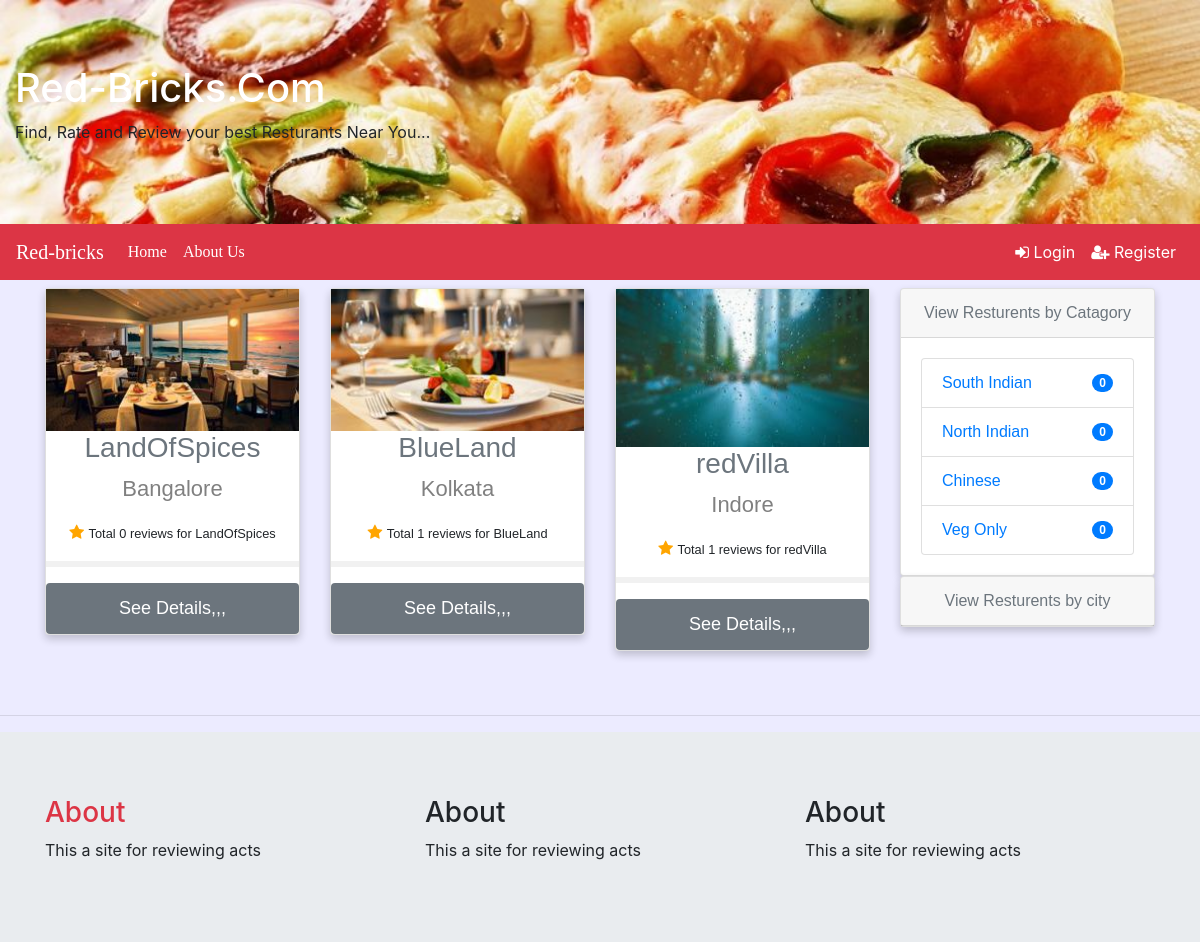
The app's page /, older data.
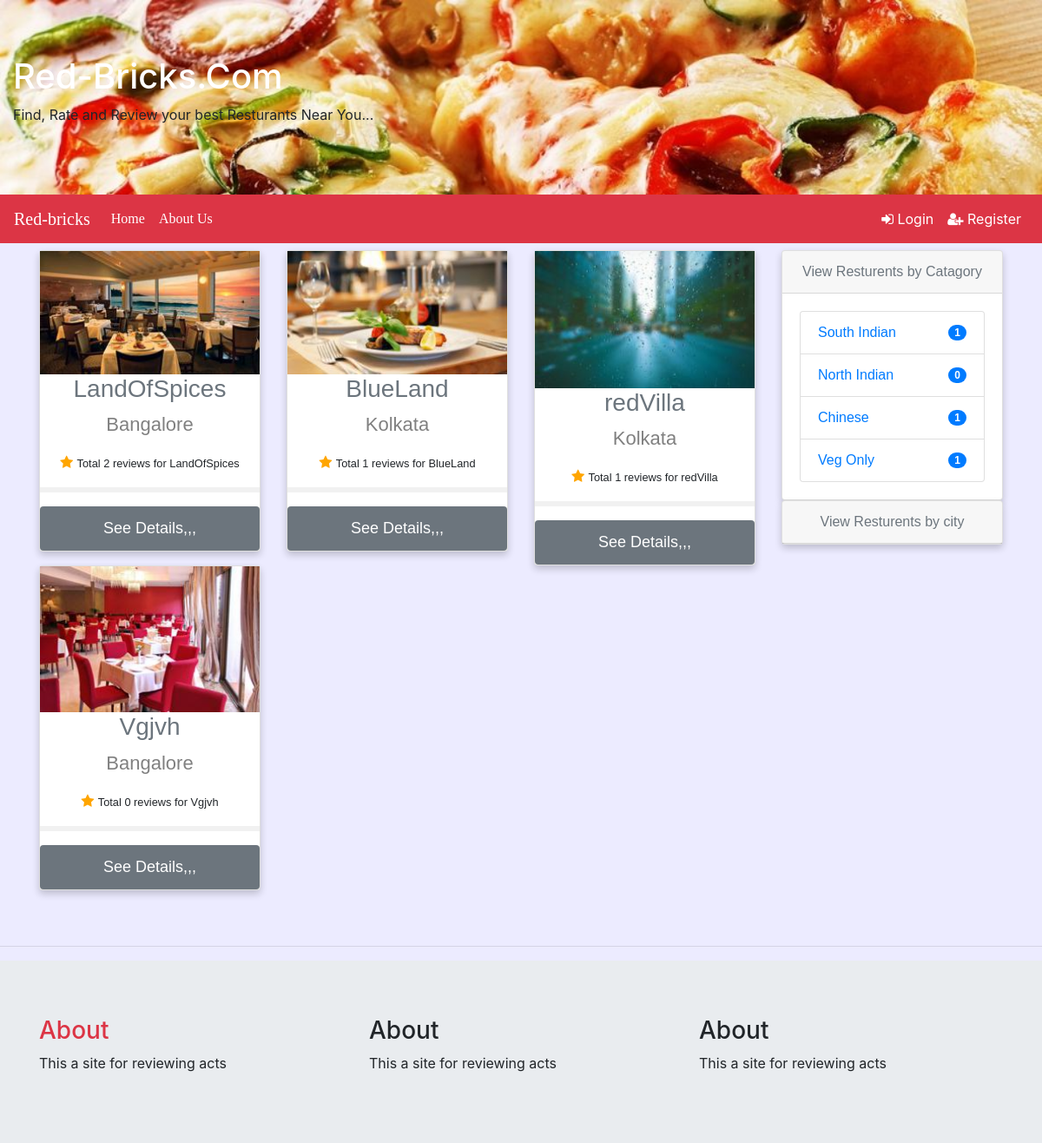
The same page, newer data.
### redbricks/models.py (models this page shows, shortened)
class Restaurants(models.Model):
    category = models.CharField(max_length=20, choices=categories, default='Veg Only')
    contact_no = models.CharField(max_length=13)
    address = models.CharField(max_length=100)
    city = models.CharField(max_length=20,choices=city_names, default='Bangalore')
    res_name = models.CharField(max_length=40)
    restaurant_pic = models.ImageField(upload_to='restaurant_pic', default='default.jpg')

### redbricks/views.py (the view)
# urls.py: 2. Add a URL to urlpatterns:  path('', views.home, name='home')
def home(request):
    restaurants = Restaurants.objects.all()
    res_kol = Restaurants.objects.filter(city='Kolkata')
    res_blr = Restaurants.objects.filter(city='Bangalore')
    res_chn = Restaurants.objects.filter(city='Chennai')
    res_dlh = Restaurants.objects.filter(city='Delhi')
    veg = Restaurants.objects.filter(category='Veg Only')
    chinese = Restaurants.objects.filter(category='Chinese')
    south = Restaurants.objects.filter(category='South Indian')
    north = Restaurants.objects.filter(category='North Indian')
    context={'restaurants':restaurants,
             'res_kol':res_kol,
             'res_blr': res_blr,
             'res_chn': res_chn,
             'res_dlh': res_dlh,
             'veg':veg,
             'chinese':chinese,
             'south':south,
             'north':north}
    return render(request,'redbricks/home.html',context)

### redbricks/templates/redbricks/home.html (shortened to what this page needs)
<div class="jumbotron jumbotron-fluid jambo-bg mb-0">
 <div class="container-fluid">
  <h1 class="text text-white">Red-Bricks.Com</h1>
  <p>Find, Rate and Review your best Resturants Near You...</p>
 </div>
</div>
{% extends "redbricks/base.html" %}
{% block content %}
  <div class="row pt-2">
    <div class="col-md-9">
      <div class="row">
        {% for restaurant in restaurants %}
          <div class="col-sm-4">
            <div class="card">
              <a href="{% url 'redbricks-restaurant' restaurant.pk %}">
                <img src="{{ restaurant.restaurant_pic.url }}" alt="Denim Jeans" style="width:100%; max-height: 200px;">
                <h3 class="text text-secondary">{{ restaurant.res_name }}</h3>
              </a>
              <p class="price">{{ restaurant.city }}</p>
              <div class="ratings">
                  <span class="fa fa-star checked"></span>
                  <small>Total {{ restaurant.reviews_set.count }} reviews for {{ restaurant.res_name }}</small>
                  <hr style="border:3px solid #f1f1f1">
                <button class="btn btn-secondary">See Details,,,</button>
              </div>
            </div>
          </div>
        {% endfor %}
      </div>
    </div>
    <div class="col-md-3">
      <div id="accordion">
        <div class="card">
          <div class="card-header">
            <a class="card-link text text-secondary item-hover" data-toggle="collapse" href="#collapseOne">
              View Resturents by Catagory
            </a>
          </div>
          <div id="collapseOne" class="collapse show" data-parent="#accordion">
            <div class="card-body">
                <ul class="list-group">
                  <li class="list-group-item d-flex justify-content-between align-items-center">
                    <a href="{% url 'redbricks-by_category' 'South Indian' %}">South Indian</a>
                    <span class="badge badge-primary badge-pill">{{ south.count }}</span>
                  </li>
                  <li class="list-group-item d-flex justify-content-between align-items-center">
                    <a href="{% url 'redbricks-by_category' 'North Indian' %}">North Indian</a>
                    <span class="badge badge-primary badge-pill">{{ north.count }}</span>
                  </li>
                  <li class="list-group-item d-flex justify-content-between align-items-center">
                    <a href="{% url 'redbricks-by_category' 'Chinese' %}">Chinese</a>
                    <span class="badge badge-primary badge-pill">{{ chinese.count }}</span>
                  </li>
                  <li class="list-group-item d-flex justify-content-between align-items-center">
                    <a href="{% url 'redbricks-by_category' 'Veg Only' %}">Veg Only</a>
                    <span class="badge badge-primary badge-pill">{{ veg.count }}</span>
                  </li>
                </ul>
            </div>
          </div>
        </div>
        <div class="card">
          <div class="card-header">
            <a class="collapsed card-link text text-secondary" data-toggle="collapse" href="#collapseTwo">
              View Resturents by city
            </a>
          </div>
        </div>
      </div>
    </div>
  </div>
{% endblock %}

Row changes from the older to the newer data that the page shows:
computed for Restaurants "LandOfSpices": reviews_set.count "0" → "2"
changed Restaurants "redVilla": city "Indore" → "Kolkata"
added Restaurants: restaurant_pic (picture), res_name "Vgjvh", city "Bangalore", reviews_set.count "0"
Text that changed along with them:
{{ south.count }}: "0" → "1"
{{ chinese.count }}: "0" → "1"
{{ veg.count }}: "0" → "1"
